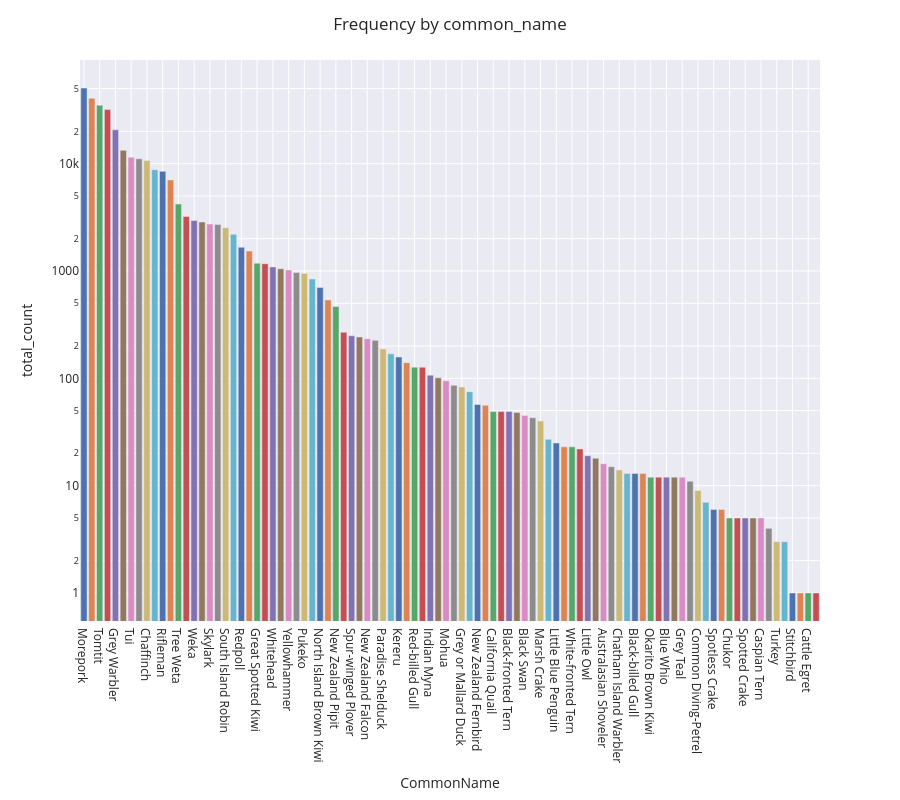

Here is the notebook cell this chart was saved with:
### Code cell
plot_class_distribution(df, 
                        plot_col='CommonName', 
                        title='Frequency by common_name', 
                        height=800)
